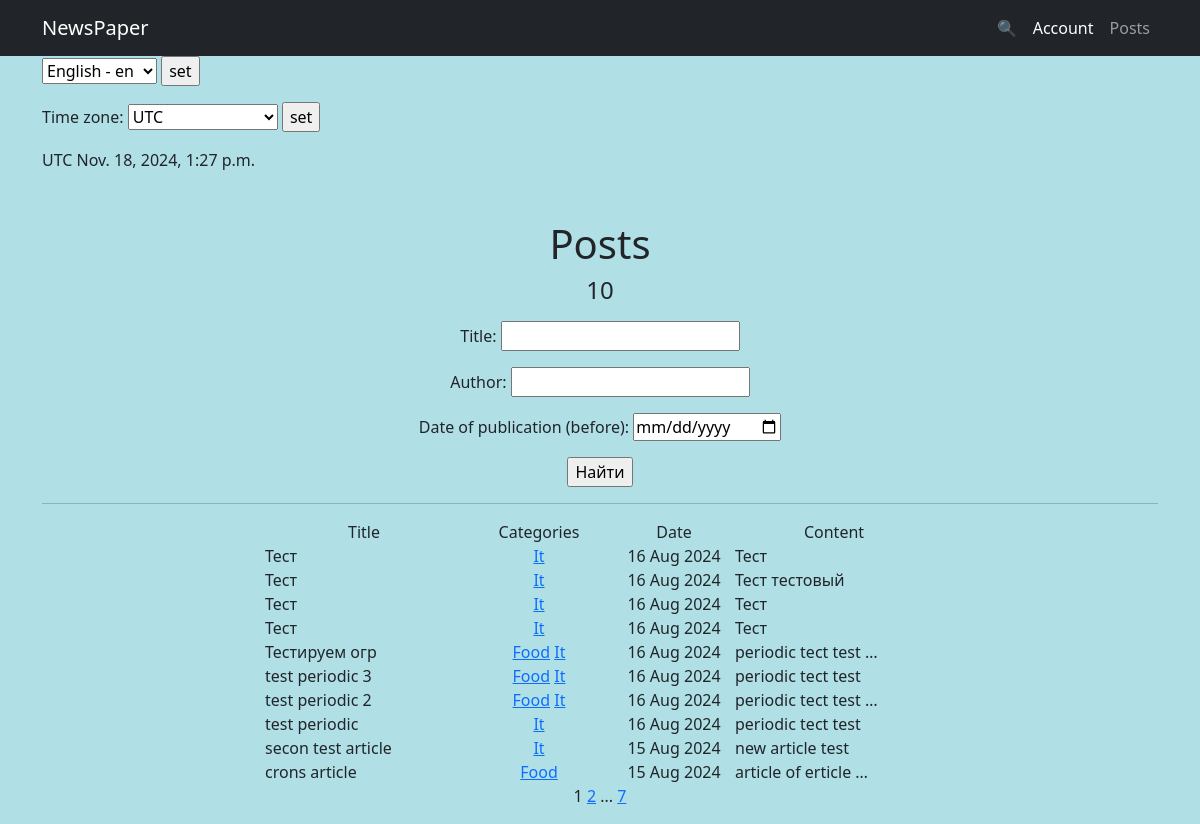
Page /posts/search/ on the earlier database version.
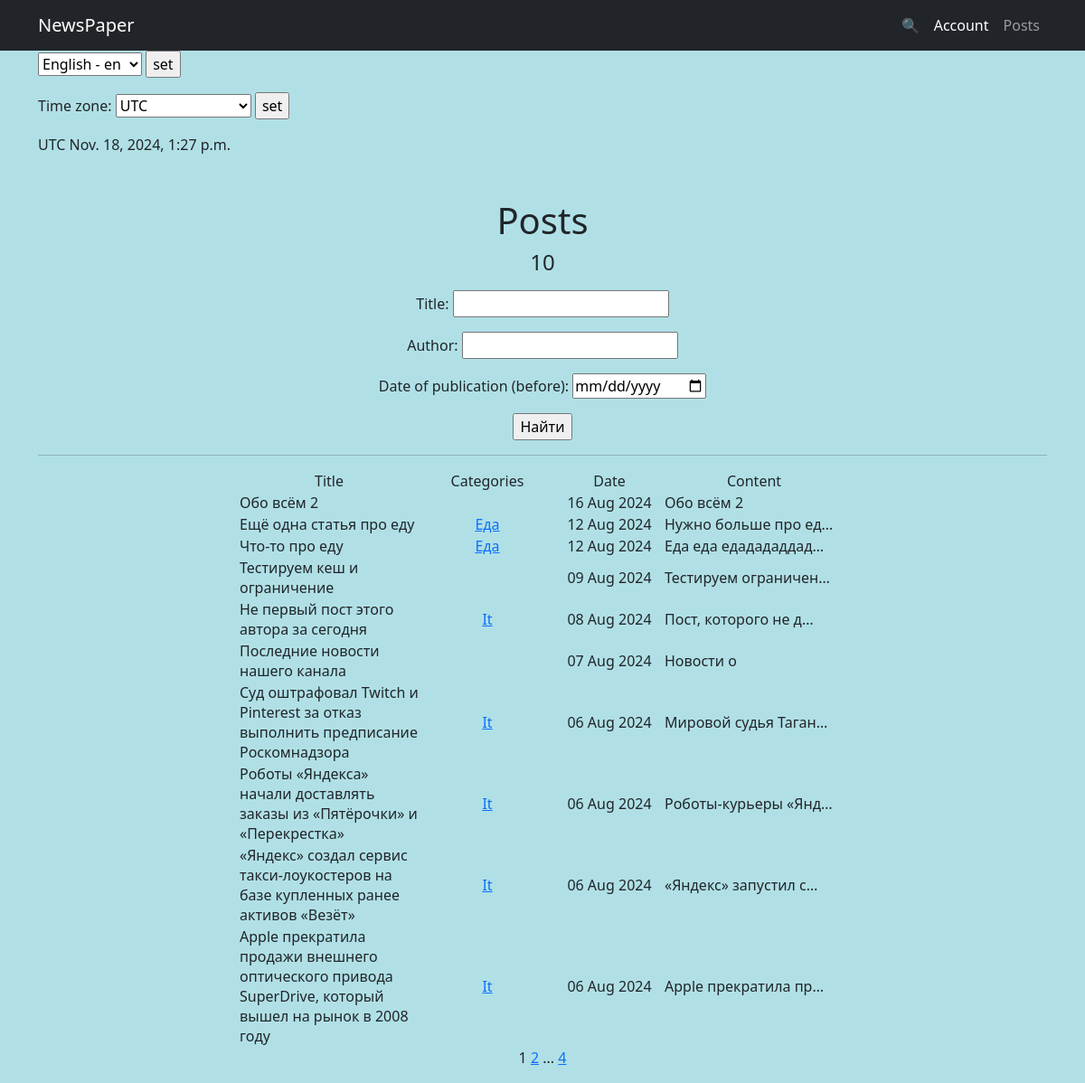
Same page on the later database version.
### news/models.py (models this page shows, shortened)
class Post(models.Model):
    article = 'A'
    news = 'N'
    POSITIONS = [
        (article, 'статья'),
        (news, 'новость')
    ]
    author = models.ForeignKey(Author, on_delete=models.CASCADE)
    type = models.CharField(max_length=1, choices=POSITIONS, default=news)
    date = models.DateTimeField(auto_now_add=True)
    category = models.ManyToManyField(
        Category,
        through='PostCategory',
        related_name='posts',)
    title = models.CharField(max_length=225)
    text = models.TextField()
    rating = models.IntegerField(default=0)

class Category(models.Model):
    name = models.CharField(max_length=255, unique=True)
    subscribers = models.ManyToManyField(User, through='UserCategory', related_name='categories', blank=True)
    def __str__(self):
        return self.name.title()

### news/views.py (the view)
# urls.py: path('', PostsList.as_view(), name='post_list'),
class PostsList(ListView):
    model = Post
    ordering = '-date'
    context_object_name = 'posts'
    paginate_by = 10
    def get_queryset(self):
        queryset = super().get_queryset()
        self.filterset = PostFilter(self.request.GET, queryset)
        return self.filterset.qs
    def get_context_data(self, **kwargs):
        context = super().get_context_data(**kwargs)
        context['filterset'] = self.filterset
        context['time_now'] = datetime.utcnow()
        return context
    def get_template_names(self):
        if self.request.path == '/posts/search/':
            return 'search.html'
        return 'posts.html'

### news/templatetags/my_filters.py (called while the page is built)
@register.filter()
def censor(value):
    for word in censor_words:
        if word in value:
            value = value.replace(word[1:], '*' * len(word[1:]))
    return value

### news/templatetags/my_tags.py (called while the page is built)
@register.simple_tag(takes_context=True)
def url_replace(context, **kwargs):
    d = context['request'].GET.copy()
    for k, v in kwargs.items():
        d[k] = v
    return d.urlencode()

### news/timezone_context.py (called while the page is built)
def get_timezone(request):
    return {
        'current_time': timezone.localtime(timezone.now()),
        'timezones': pytz.common_timezones,
    }

### templates/search.html (shortened to what this page needs)
{% extends 'flatpages/default.html' %}
{% load my_filters %}
{% load my_tags %}
{% load i18n %}
{% load tz %}
{% block title %}
<h1>{% trans 'Posts' %}</h1>
<h4>{{ posts|length }}</h4>
{% endblock title %}
{% block content %}
    <form action="" method="get">
        {{ filterset.form.as_p }}
        <input type="submit" value="Найти" />
    </form>
   <hr>
{% if posts %}
       <table style="margin: 0 auto">
           <tr>
               <td width="200" align="center">{% trans 'Title' %}</td>
               <td width="150" align="center">{% trans 'Categories' %}</td>
               <td align="center">{% trans 'Date' %}</td>
               <td width="200" align="center">{% trans 'Content' %}</td>
           </tr>
           {% for post in posts %}
           <tr>
               <td>{{ post.title|censor }}</td>
               <td width="150" align="center">
                   {% for category in post.category.all %}
                   <a href="{% url 'category_list' category.id %}">{{ category }}</a>
                   {% endfor %}
               </td>
               <td width="120" align="center">{{ post.date|date:'d M Y' }}</td>
               <td>{{ post.text|truncatechars:20|censor }}</td>
               <td></td>
           </tr>
           {% endfor %}
       </table>
   {% else %}
       <h2>{% trans 'No news yet!' %}</h2>
   {% endif %}
   {{ page_obj.number }}
   {% if page_obj.has_next %}
       <a href="?{% url_replace page=page_obj.next_page_number %}">{{ page_obj.next_page_number }}</a>
       {% if paginator.num_pages != page_obj.next_page_number %}
           ...
           <a href="?{% url_replace page=page_obj.paginator.num_pages %}">{{ page_obj.paginator.num_pages }}</a>
       {% endif %}
   {% endif %}
{% endblock content %}

Differences in the rows shown:
removed Post: title|censor "Тест", date "16 Aug 2024", text|censor "Тест", Category (name "It")
removed Post: title|censor "Тест", date "16 Aug 2024", text|censor "Тест тестовый", Category (name "It")
removed Post: title|censor "Тест", date "16 Aug 2024", text|censor "Тест", Category (name "It")
removed Post: title|censor "Тест", date "16 Aug 2024", text|censor "Тест", Category (name "It")
removed Post: title|censor "Тестируем огр", date "16 Aug 2024", text|censor "periodic tect test …", Category (name "Food"), Category (name "It")
removed Post: title|censor "test periodic 3", date "16 Aug 2024", text|censor "periodic tect test", Category (name "Food"), Category (name "It")
removed Post: title|censor "test periodic 2", date "16 Aug 2024", text|censor "periodic tect test …", Category (name "Food"), Category (name "It")
removed Post: title|censor "test periodic", date "16 Aug 2024", text|censor "periodic tect test", Category (name "It")
removed Post: title|censor "secon test article", date "15 Aug 2024", text|censor "new article test", Category (name "It")
removed Post: title|censor "crons article", date "15 Aug 2024", text|censor "article of erticle …", Category (name "Food")
added Post: title|censor "Обо всём 2", date "16 Aug 2024", text|censor "Обо всём 2"
now on this page (row unchanged): Post: title|censor "Ещё одна статья про еду", date "12 Aug 2024", text|censor "Нужно больше про ед…", Category (name "Еда")
now on this page (row unchanged): Post: title|censor "Что-то про еду", date "12 Aug 2024", text|censor "Еда еда едадададдад…", Category (name "Еда")
now on this page (row unchanged): Post: title|censor "Тестируем кеш и ограничение", date "09 Aug 2024", text|censor "Тестируем ограничен…"
now on this page (row unchanged): Post: title|censor "Не первый пост этого автора за сегодня", date "08 Aug 2024", text|censor "Пост, которого не д…", Category (name "It")
now on this page (row unchanged): Post: title|censor "Последние новости нашего канала", date "07 Aug 2024", text|censor "Новости о"
now on this page (row unchanged): Post: title|censor "Суд оштрафовал Twitch и Pinterest за отказ выполнить предписание Роскомнадзора", date "06 Aug 2024", text|censor "Мировой судья Таган…", Category (name "It")
now on this page (row unchanged): Post: title|censor "Роботы «Яндекса» начали доставлять заказы из «Пятёрочки» и «Перекрестка»", date "06 Aug 2024", text|censor "Роботы‑курьеры «Янд…", Category (name "It")
now on this page (row unchanged): Post: title|censor "«Яндекс» создал сервис такси-лоукостеров на базе купленных ранее активов «Везёт»", date "06 Aug 2024", text|censor "«Яндекс» запустил с…", Category (name "It")
now on this page (row unchanged): Post: title|censor "Apple прекратила продажи внешнего оптического привода SuperDrive, который вышел на рынок в 2008 году", date "06 Aug 2024", text|censor "Apple прекратила пр…", Category (name "It")
Other differences:
{{ page_obj.paginator.num_pages }}: "7" → "4"
